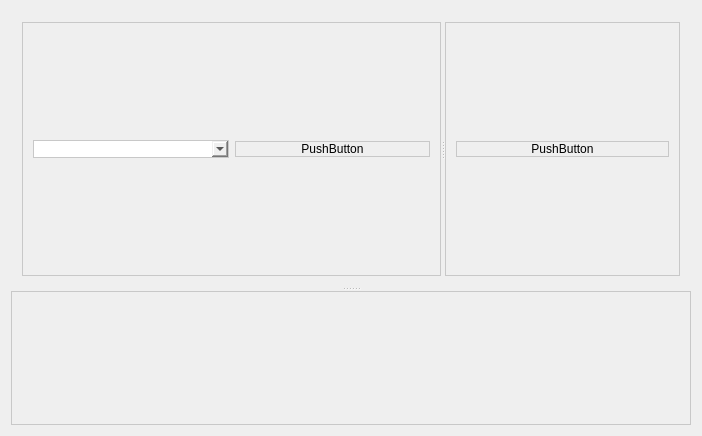
<?xml version="1.0" encoding="UTF-8"?>
<ui version="4.0">
 <class>PSConsoleClass</class>
 <widget class="QWidget" name="PSConsoleClass">
  <property name="geometry">
   <rect>
    <x>0</x>
    <y>0</y>
    <width>702</width>
    <height>436</height>
   </rect>
  </property>
  <property name="windowTitle">
   <string>PSConsole</string>
  </property>
  <property name="styleSheet">
   <string notr="true">margin: 0px; 
padding: 0px;
</string>
  </property>
  <layout class="QVBoxLayout" name="verticalLayout">
   <item>
    <widget class="QSplitter" name="splitter_2">
     <property name="styleSheet">
      <string notr="true">spacing:0px;</string>
     </property>
     <property name="orientation">
      <enum>Qt::Orientation::Vertical</enum>
     </property>
     <widget class="QWidget" name="paramAndCommand" native="true">
      <property name="styleSheet">
       <string notr="true"/>
      </property>
      <layout class="QVBoxLayout" name="verticalLayout_2">
       <item>
        <widget class="QSplitter" name="splitter">
         <property name="orientation">
          <enum>Qt::Orientation::Horizontal</enum>
         </property>
         <widget class="QWidget" name="commands" native="true">
          <property name="autoFillBackground">
           <bool>false</bool>
          </property>
          <property name="styleSheet">
           <string notr="true">border-width: 1px;
border-style: solid;
border-color: rgb(200,200,200);
</string>
          </property>
          <layout class="QHBoxLayout" name="horizontalLayout">
           <item>
            <widget class="QComboBox" name="comboBox"/>
           </item>
           <item>
            <widget class="QPushButton" name="pushButton">
             <property name="text">
              <string>PushButton</string>
             </property>
            </widget>
           </item>
          </layout>
         </widget>
         <widget class="QWidget" name="params" native="true">
          <property name="autoFillBackground">
           <bool>false</bool>
          </property>
          <property name="styleSheet">
           <string notr="true">border-width: 1px;
border-style: solid;
border-color: rgb(200,200,200);
</string>
          </property>
          <layout class="QHBoxLayout" name="horizontalLayout_4">
           <item>
            <widget class="QPushButton" name="pushButton_2">
             <property name="text">
              <string>PushButton</string>
             </property>
            </widget>
           </item>
          </layout>
         </widget>
        </widget>
       </item>
      </layout>
     </widget>
     <widget class="QWidget" name="outputs" native="true">
      <property name="autoFillBackground">
       <bool>false</bool>
      </property>
      <property name="styleSheet">
       <string notr="true">border-width: 1px;
border-style: solid;
border-color: rgb(200,200,200);
</string>
      </property>
     </widget>
    </widget>
   </item>
  </layout>
 </widget>
 <layoutdefault spacing="6" margin="11"/>
 <resources/>
 <connections/>
</ui>
